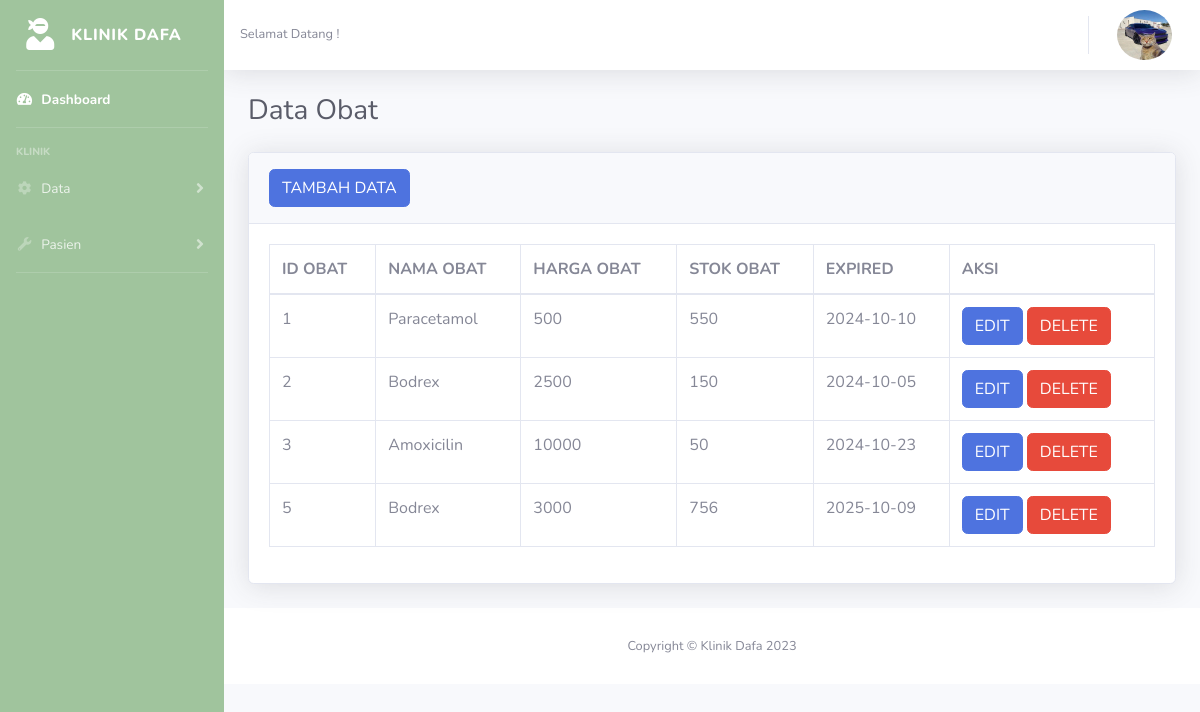
Page /admin/obat.php?pesan=editgagal on the committed database.
### tables this page shows
CREATE TABLE `obat` (
  `id_obat` int(11) NOT NULL,
  `nama_obat` varchar(255) NOT NULL,
  `harga` int(11) NOT NULL,
  `stok` int(11) NOT NULL,
  `expired` date NOT NULL
);

### admin/obat.php (the view, shortened to what this page needs)
<!DOCTYPE html>
<html lang="en">
<head>
    <link href="../vendor/fontawesome-free/css/all.min.css" rel="stylesheet" type="text/css">
    <link href="../css/sb-admin-2.min.css" rel="stylesheet">
</head>
<body id="page-top">
    <div id="wrapper">
<ul class="navbar-nav bg-pink sidebar sidebar-dark accordion" id="accordionSidebar">
            <a class="sidebar-brand d-flex align-items-center justify-content-center" href="index.php">
                <div class="sidebar-brand-icon">
                    <i class="fas fa-user-ninja"></i>
                </div>
                <div class="sidebar-brand-text mx-3">Klinik Dafa</div>
            </a>
            <hr class="sidebar-divider my-0">
            <li class="nav-item active">
                <a class="nav-link" href="index.php">
                    <i class="fas fa-fw fa-tachometer-alt"></i>
                    <span>Dashboard</span></a>
            </li>
            <hr class="sidebar-divider">
            <div class="sidebar-heading">
                Klinik
            </div>
            <li class="nav-item">
                <a class="nav-link collapsed" href="#" data-toggle="collapse" data-target="#collapseTwo" aria-expanded="true" aria-controls="collapseTwo">
                    <i class="fas fa-fw fa-cog"></i>
                    <span>Data</span>
                </a>
            </li>
            <li class="nav-item">
                <a class="nav-link collapsed" href="#" data-toggle="collapse" data-target="#collapseUtilities" aria-expanded="true" aria-controls="collapseUtilities">
                    <i class="fas fa-fw fa-wrench"></i>
                    <span>Pasien</span>
                </a>
            </li>
            <hr class="sidebar-divider">
        </ul>
        <div id="content-wrapper" class="d-flex flex-column">
            <div id="content">
                <nav class="navbar navbar-expand navbar-light bg-white topbar mb-4 static-top shadow">
                    <span class="mr-2 d-none d-lg-inline text-gray-600 small">Selamat Datang <?php echo $_SESSION['nama'] ?>!</span>
                    <ul class="navbar-nav ml-auto">
                         <li class="nav-item dropdown no-arrow">
                            <a class="nav-link dropdown-toggle" href="#" id="userDropdown" role="button" data-toggle="dropdown" aria-haspopup="true" aria-expanded="false">
                                <img class="img-profile rounded-circle"  src="../img/profilkucing.jpg" style="width: 55px; height: 50px;" >
                            </a>
                        </li>
                    </ul>
                </nav>
                <div class="container-fluid">
                    <div class="d-sm-flex align-items-center justify-content-between mb-4">
                        <h1 class="h3 mb-0 text-gray-800">Data Obat</h1>
                    </div>
                    <div class="card shadow mb-4">
                        <div class="card-header py-3">
                            <h6 class="m-0 font-weight-bold text-primary">
                                <a href="tmbh_obat.php"><button class="btn btn-primary">TAMBAH DATA</button></a>
                            </h6>
                        </div>
                        <div class="card-body">
                            <div class="table-responsive">
                                <table class="table table-bordered" id="dataTable" width="100%" cellspacing="0">
                                    <thead>
                                        <tr>
                                            <th>ID OBAT</th>
                                            <th>NAMA OBAT</th>
                                            <th>HARGA OBAT</th>
                                            <th>STOK OBAT</th>
                                            <th>EXPIRED</th>
                                            <th>AKSI</th>
                                        </tr>
                                    </thead>
                                    <tbody>
<?php
include '../koneksi.php';
$data1 = mysqli_query($koneksi,"select * from obat");
while ($d=mysqli_fetch_array($data1)) {
?>
                                        <tr>
                                            <td><?php echo $d['id_obat']; ?></td>
                                            <td><?php echo $d['nama_obat']; ?></td>
                                            <td><?php echo $d['harga']; ?></td>
                                            <td><?php echo $d['stok']; ?></td>
                                            <td><?php echo $d['expired']; ?></td>
                                            <td>
                                            <a href="edit_obat.php?id=<?php echo $d['id_obat']; ?>">
                                                <button class="btn btn-primary">EDIT</button>
                                            </a>
                                            <a href="hapus_obat.php?id=<?php echo $d['id_obat']; ?>">
                                                <button class="btn btn-danger">DELETE</button>
                                            </a>
                                        </td>
                                        </tr>
                                    <?php } ?>
                                    </tbody>
                                </table>
                            </div>
                        </div>
                    </div>
                        </div>
            <footer class="sticky-footer bg-white">
                <div class="container my-auto">
                    <div class="copyright text-center my-auto">
                        <span>Copyright &copy; Klinik Dafa 2023</span>
                    </div>
                </div>
            </footer>
        </div>
    </div>
</body>
</html>

### admin/obat.php (style rules this page uses)
.bg-pink { background-color: #A0C49D; }

### rows in the picture
obat: id_obat "1", nama_obat "Paracetamol", harga "500", stok "550", expired "2024-10-10"
obat: id_obat "2", nama_obat "Bodrex", harga "2500", stok "150", expired "2024-10-05"
obat: id_obat "3", nama_obat "Amoxicilin", harga "10000", stok "50", expired "2024-10-23"
obat: id_obat "5", nama_obat "Bodrex", harga "3000", stok "756", expired "2025-10-09"
